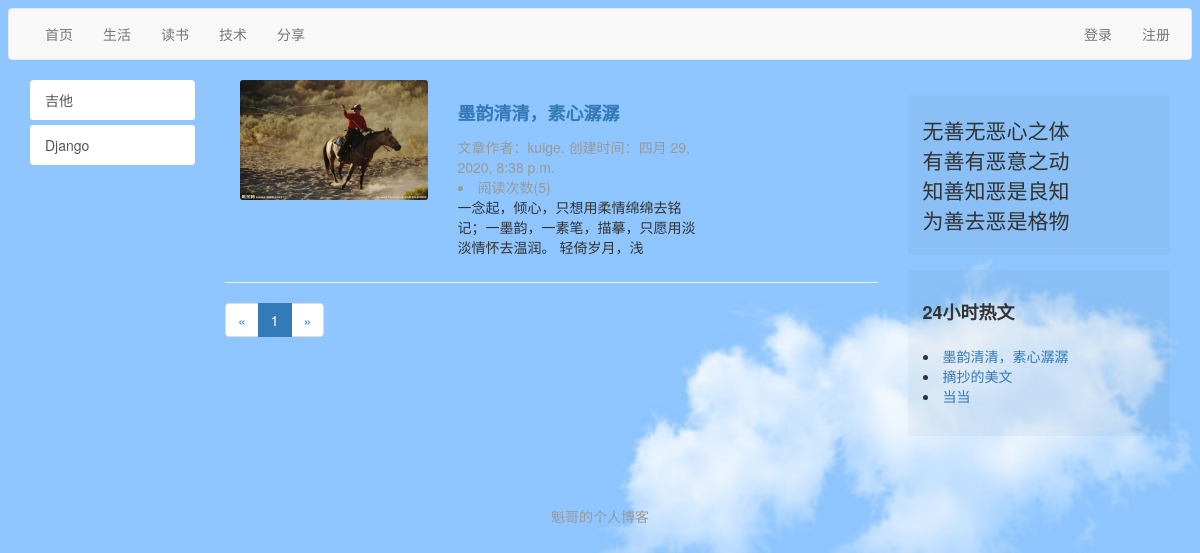
/live/type/4, run on the app's committed database.
### live/models.py (models this page shows, shortened)
class LiveType(models.Model):
    type_name = models.CharField(max_length=50)

class Live(models.Model):
    title = models.CharField(max_length=50)
    live_type = models.ForeignKey(LiveType, on_delete=models.DO_NOTHING)
    content = RichTextUploadingField()
    author = models.ForeignKey(User, on_delete=models.DO_NOTHING)
    readed_num = models.IntegerField(default=0)
    click_nums = models.DateTimeField(auto_now_add=True)
    image = image = models.ImageField(upload_to="live/%Y/%m", verbose_name="首页图片")
    class Meta:
        ordering = ['-click_nums']

### live/views.py (the view)
# urls.py: path('type/<int:live_type_pk>', views.live_with_type, name="live_with_type"),
def live_with_type(request, live_type_pk):
    lives_all_list = Live.objects.all()
    paginator = Paginator(lives_all_list, 8)
    page_num = request.GET.get('page', 1)
    page_of_blogs = paginator.get_page(page_num)
    currentr_page_num = page_of_blogs.number
    page_range = list(range(max(currentr_page_num - 2, 1), currentr_page_num)) + \
                 list(range(currentr_page_num, min(currentr_page_num + 2, paginator.num_pages) + 1))
    if page_range[0] - 1 >= 2:
        page_range.insert(0, '...')
    if paginator.num_pages - page_range[-1] >= 2:
        page_range.append('...')
        page_range.insert(0, '...')
    if page_range[0] != 1:
        page_range.insert(0, 1)
    if page_range[-1] != paginator.num_pages:
        page_range.append(paginator.num_pages)
    context = {}
    live_type = get_object_or_404(LiveType, pk=live_type_pk)
    context['live_type'] = live_type
    context['page_of_blogs'] = page_of_blogs
    context['page_range'] = page_range
    context['lives'] = Live.objects.filter(live_type=live_type)
    context['hot_lives'] = Live.objects.order_by("readed_num")[0:3]
    context['live_types'] = LiveType.objects.all()
    return render(request, "live_with_type.html", context)

### templates/live_with_type.html (shortened to what this page needs)
{% extends 'index.html' %}

### templates/index.html (shortened to what this page needs)
{% extends 'base.html' %}
{% load static %}
{% block content %}
        <div class="col-sm-7">
           <div class="new-list">
               {% for live in lives %}
               <div class="new-list-item clearfix">
                <div class="col-sm-4">
                     <dt>
                            <a href="{% url 'live_detail' live.pk %}">
                     <img width="220" height="120" class="scrollLoading" img src="/media/{{ live.image }}
            "/>
                            </a>
                     </dt>
                        </div>
                  <div class="col-xs-5">
                      <h3><a href="{% url 'live_detail' live.pk %}"} class="title">{{ live.title}}</a></h3>
                       <div class="infor">
                          <span>文章作者：{{ live.author }}</span>.
                          <span>创建时间：{{ live.click_nums }}</span>
                           <li>阅读次数({{ live.readed_num }})</li>
                      </div>
                      <p>{{ live.content|truncatechars:50 }}</p>
                  </div>
               </div>
               {% endfor %}
           </div>
            <div>
                <ul class="pagination">
                                <li>
                                    {% if page_of_blogs.has_previous %}
                                    <a href="?page={{ page_of_blogs.previous_page_number }}" aria-label="Previous">
                                        <span aria-hidden="true">&laquo;</span>
                                    </a>
                                    {% else %}
                                    <span aria-hidden="true">&laquo;</span>
                                    {% endif %}
                                </li>
                                {% for page_num in page_range %}
                                {% if page_num == page_of_blogs.number %}
                                <li class="active"><span>{{ page_num }}</span></li>
                                {% else %}
                                {% if page_num == '...' %}
                                <li><span>{{ page_num }}</span></li>
                                {% else %}
                                <li><a href="?page={{ page_num }}">{{ page_num }}</a></li>
                                {% endif %}
                                {% endif %}
                                {% endfor %}
                                <li>
                                    {% if page_of_blogs.has_next %}
                                    <a href="?page={{ page_of_blogs.next_page_number }}" aria-label="Next">
                                        <span aria-hidden="true">&raquo;</span>
                                    </a>
                                    {% else %}
                                    <span aria-hidden="true">&raquo;</span>
                                    {% endif %}
                                </li>
                            </ul>
            </div>
        </div>
        <div class="col-sm-3">
           <div class="side-bar-card flag clearfix">
             <div class="col-xs-9">
               <div class="text-lg">无善无恶心之体</div>
                 <div class="text-lg">有善有恶意之动</div>
                 <div class="text-lg">知善知恶是良知</div>
                 <div class="text-lg">为善去恶是格物</div>
             </div>
           </div>
           <div class="side-bar-card">
             <div class="card-title">24小时热文</div>
             <div class="card-body">
               <div class="list">
                 <div class="item">
                     {% for live in hot_lives %}
                   <li><a href="{% url 'live_detail' live.pk %}   " class="title">{{ live.title}}</a></li>
                     {% endfor %}
                 </div>
               </div>
             </div>
           </div>
        </div>
{% endblock %}

### templates/base.html (shortened to what this page needs)
{% load static %}
<!DOCTYPE html>
<html lang="zh-cn">
<head>
    <link rel="stylesheet" href="{% static 'css/main.css'%}">
    <link rel="stylesheet" href="{% static 'bootstrap-3.3.7/css/bootstrap.min.css'%}">
</head>
<body class="background-image">
    <div class="navbar navbar-default">
        <div class="container">
        <ul class="nav navbar-nav">
            <li><a href="{% url 'home'%}">首页</a></li>
            {% for live_type in live_types %}
                <li><a href="{% url 'live_with_type' live_type.pk %}">{{ live_type.type_name }}</a></li>
            {% endfor %}
        </ul>
        <ul class="nav navbar-nav navbar-right">
            <li><a href="{% url 'login' %}?from={{ request.get_full_path }}">登录</a></li>
            <li><a href="{% url 'register' %}?from={{ request.get_full_path }}">注册</a></li>
        </ul>
    </div>
    </div>
    <div class="container">
        <div class="row">
        <div class="col-sm-2">
           <div class="list-group side-bar">
               <a href="http://www.guitarchina.com/" class="list-group-item">吉他</a>
               <a href="https://docs.djangoproject.com/en/3.0/" class="list-group-item">Django</a>
           </div>
        </div>
            {% block content %}
            {% endblock %}
    </div>
    </div>
    <div class="footer">
      魁哥的个人博客
    </div>
</body>
</html>

### static/css/main.css (style rules this page uses)
img { display: block; max-width: 100%; max-height: 20%; }
img, .side-bar .list-group-item, .side-bar-card { border-radius: 3px; }
.background-image { background-image: url(static/css/img/beijing_a.jpg); display: block; background-size: cover; }
.side-bar .list-group-item { border:0; border-radius: 3px; margin-bottom: 5px; }
.new-list-item { padding-top: 15px; padding-bottom: 15px; border-bottom: 1px solid #eee; }
.new-list-item:first-child { padding-top: 0px; }
.new-list-item .title { display: block; font-size: 18px; font-weight: bold; margin-bottom: 8px; line-height: 1.5; }
.new-list-item .infor { color: #999; }
.side-bar-card { background: rgba(0,0,0,.03); margin-top:15px; padding: 20px 0; }
.side-bar-card.flag { padding-top: 20px; padding-bottom: 20px; }
.side-bar-card .text-lg { font-size: 150%; }
.side-bar-card .card-title { font-size: 18px; font-weight: bold; padding-top: 0; padding-bottom: 0; }
.side-bar-card .card-title, .side-bar-card .card-body .list .item { padding: 10px 15px; }
.card-body .list .item .title { padding-bottom: 5px; }
.footer { margin-top:50px; padding: 20px 0; text-align: center; color: #999; }

### data on the page
LiveType: type_name "生活"
LiveType: type_name "读书"
LiveType: type_name "技术"
LiveType: type_name "分享"
Live: image (picture), title "墨韵清清，素心潺潺", author "kuige", click_nums "四月 29, 2020, 8:38 p.m.", readed_num "5", content "一念起，倾心，只想用柔情绵绵去铭记；一墨韵，一素笔，描摹，只愿用淡淡情怀去温润。 轻倚岁月，浅"
Live: title "摘抄的美文"
Live: title "当当"

### other printed values
{{ page_num }} "1"
